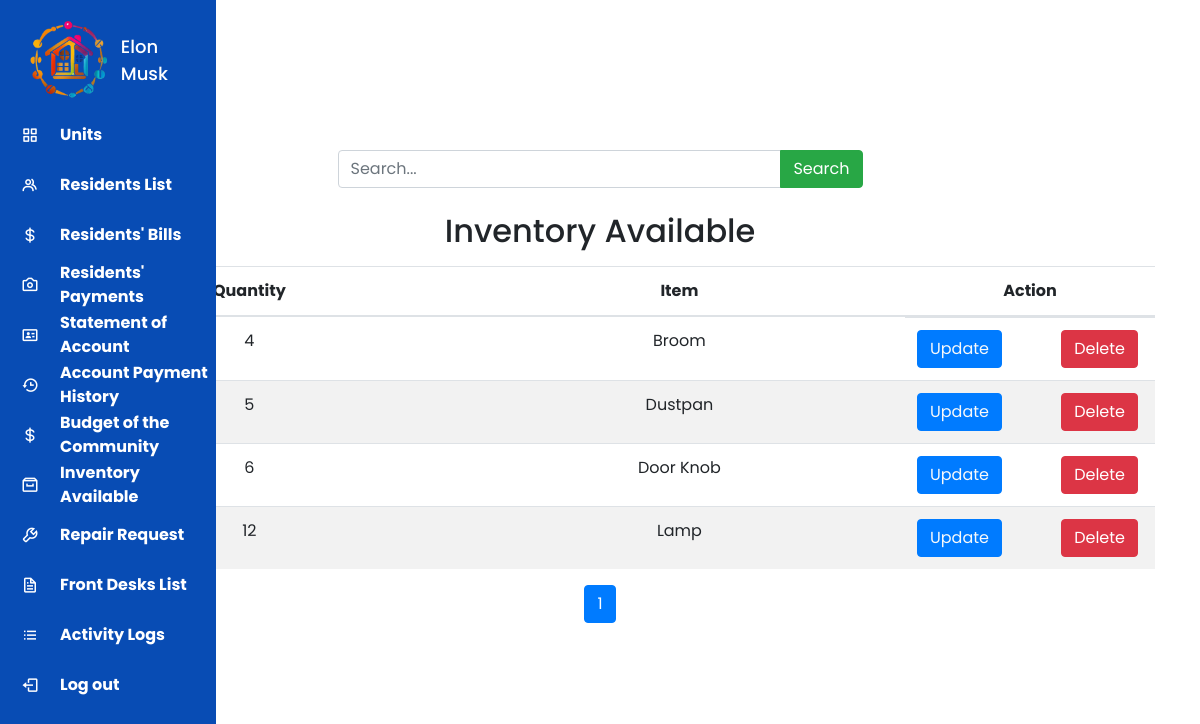
The page /casa_bougainvilla/administrator_dashboard/community_inventory.php (signed in) on the database its author committed.
### tables this page shows
CREATE TABLE `inventory` (
  `condominium_id` int(11) NOT NULL,
  `id` int(11) NOT NULL,
  `item_name` varchar(255) NOT NULL,
  `quantity` int(11) NOT NULL,
  `is_deleted` tinyint(1) NOT NULL
);

### casa_bougainvilla/administrator_dashboard/community_inventory.php (the view, shortened to what this page needs)
<?php
include('../../includes/database.php');
$page = isset($_GET['page']) ? intval($_GET['page']) : 1;
$results_per_page = 10;
$totalRows = $mysqli->query("SELECT COUNT(*) as count FROM inventory WHERE condominium_id = {$_SESSION['condominium_id']} AND is_deleted = 0")->fetch_assoc()['count'];
$totalPages = ceil($totalRows / $results_per_page);
?>
<!DOCTYPE html>
<html lang="en">
<head>
    <link rel="stylesheet" href="https://cdn.jsdelivr.net/npm/bootstrap@4.0.0/dist/css/bootstrap.min.css">
    <link href='https://unpkg.com/boxicons@2.0.7/css/boxicons.min.css' rel='stylesheet'>
    <link rel="stylesheet" type="text/css" href="https://cdnjs.cloudflare.com/ajax/libs/jquery.tablesorter/2.31.3/css/theme.bootstrap.min.css">
    <link rel="stylesheet" type="text/css" href="https://cdnjs.cloudflare.com/ajax/libs/jquery.tablesorter/2.31.3/css/theme.default.min.css">
</head>
<body>
    <?php include "../../includes/sidebars/administrator_sidebar.php" ?>
    <div class="container">
        <button class="btn btn-primary mx-5 my-5"><a href="add_item_inventory.php" class="text-light">Add Item</a></button>
        <div class="container mt-3">
            <div class="row">
                <div class="col-md-6 offset-md-3">
                    <form method="post" action="community_inventory.php">
                        <div class="input-group">
                            <input type="text" name="searchInput" class="form-control" placeholder="Search...">
                            <div class="input-group-append">
                                <button class="btn btn-success" type="submit" name="searchButton">
                                    <i class="bi bi-search"></i> Search
                                </button>
                            </div>
                        </div>
                    </form>
                </div>
            </div>
        </div>
        <div class="list-of-inventory second-table">
            <h2 class="mt-4 mb-3" style="white-space: nowrap; text-align: center;">Inventory Available</h2>
            <table id="TableSorter2" class="table col-mx-5">
                <thead>
                    <tr>
                        <th scope="col" style="white-space: nowrap; text-align: center;">
                            <center>Quantity</center>
                        </th>
                        <th scope="col" style="white-space: nowrap; text-align: center;">
                            <center>Item</center>
                        </th>
                        <th scope="col" class="action-column" style="white-space: nowrap; text-align: center;">
                            <center>Action</center>
                        </th>
                    </tr>
                </thead>
                <tbody>
                    <?php
                    $sql = "SELECT * FROM inventory WHERE is_deleted = 0 AND condominium_id = {$_SESSION['condominium_id']}";
                    $query = $mysqli->query($sql);
                    while ($row = $query->fetch_assoc()) {
                        $id = $row['id'];
                        $item_name = $row['item_name'];
                        $quantity = $row['quantity'];
                        echo '<tr>
                        <td scope="row" style="white-space: nowrap; text-align: center;"><center>' . $quantity . '</center></td>
                        <td style="white-space: nowrap; text-align: center;"><center>' . $item_name . '</center></td>
                        <td class="action-column action-buttons" style="white-space: nowrap; text-align: center;">';
                        echo '<button class="btn btn-primary"><a href="update_item_inventory.php?updateid=' . $id . '" class="text-light">Update</a></button>';
                        echo '<button class="btn btn-danger delete-item" data-id="' . $id . '">Delete</button>';
                        echo '</td>
                        </tr>';
                    }
                    ?>
                </tbody>
            </table>
            <ul class="pagination justify-content-center">
                <?php
                $range = 5;
                $start = max(1, $page - $range);
                $end = min($totalPages, $page + $range);
                for ($i = $start; $i <= $end; $i++) {
                    echo '<li class="page-item ' . ($i == $page ? 'active' : '') . '"><a class="page-link" href="?page=' . $i . '">' . $i . '</a></li>';
                }
                ?>
            </ul>
        </div>
    </div>
</body>
</html>

### casa_bougainvilla/administrator_dashboard/community_inventory.php (style rules this page uses)
* { margin: 0; padding: 0; box-sizing: border-box; font-family: 'Poppins', sans-serif; }
.action-buttons { text-align: center; display: flex; justify-content: space-between; }
.action-buttons button { margin-right: 5px; }
tbody tr:nth-child(even) { background-color: #f2f2f2; }
tbody tr:nth-child(odd) { background-color: #ffffff; }
th.action-column, td.action-column { width: 250px; }

### includes/sidebars/administrator_sidebar.php (style rules this page uses)
* { margin: 0; padding: 0; box-sizing: border-box; font-family: 'Poppins', sans-serif; }

### rows shown on the page
inventory: quantity "4", item_name "Broom"
inventory: quantity "5", item_name "Dustpan"
inventory: quantity "6", item_name "Door Knob"
inventory: quantity "12", item_name "Lamp"

### other values the page prints
$_SESSION['username'] "Elon Musk"
